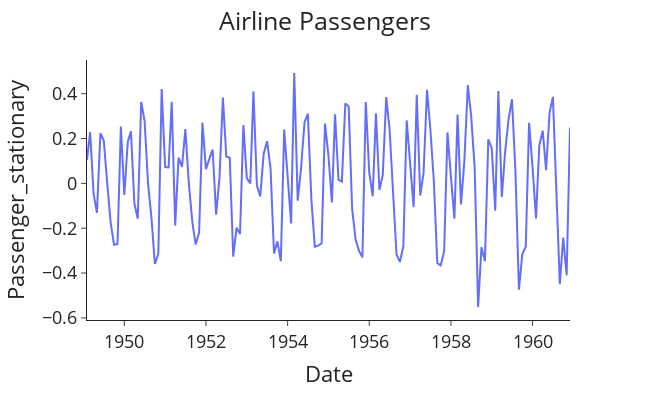

Write notebook code for a chart like this one.
### Markdown cell above
The time series has a clear trend and obvious yearly seasonality that is increasing through time. Therefore, we need to make it stationary by carrying out differencing and applying the Box-Cox transform:

### Code cell
# Import packages
from scipy.stats import boxcox

# Make the target stationary
data['Passengers_boxcox'], lam = boxcox(data['#Passengers'])
data["Passenger_stationary"] = data["Passengers_boxcox"].diff()
data.dropna(inplace=True)

# Plot the stationary airline passenger data
plot_passenger_volumes(df=data, y='Passenger_stationary')

### Figure 1 — Plotly figure (JSON) as saved in the notebook; plotly's stock layout.template omitted (floating-point values rounded to 4 significant figures; data arrays with more than 128 entries replaced by an {"elided": "..."} marker saying what was removed)
{"data": [{"hovertemplate": "Date=%{x}<br>Passenger_stationary=%{y}<extra></extra>", "legendgroup": "", "line": {"color": "#636efa", "dash": "solid"}, "marker": {"symbol": "circle"}, "mode": "lines", "name": "", "orientation": "v", "showlegend": false, "type": "scatter", "x": {"elided": "143 str values"}, "xaxis": "x", "y": {"elided": "143 float values"}, "yaxis": "y"}], "layout": {"font": {"size": 18}, "height": 400, "legend": {"tracegroupgap": 0}, "margin": {"t": 60}, "title": {"text": "Airline Passengers", "x": 0.5}, "width": 650, "xaxis": {"anchor": "y", "domain": [0, 1], "title": {"text": "Date"}}, "yaxis": {"anchor": "x", "domain": [0, 1], "title": {"text": "Passenger_stationary"}}}}
